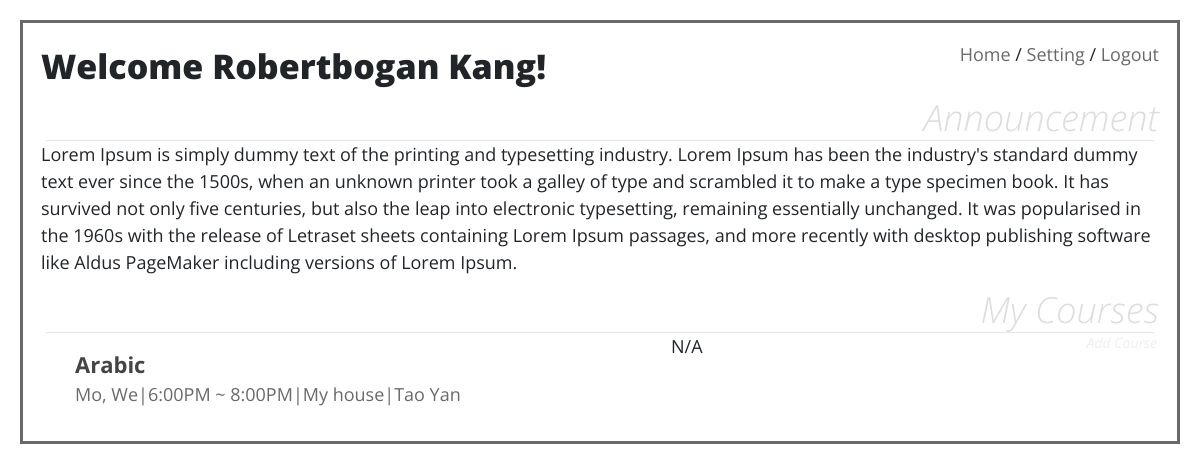
The app's page /studentClassroom/studentMain.php (signed in), older data.
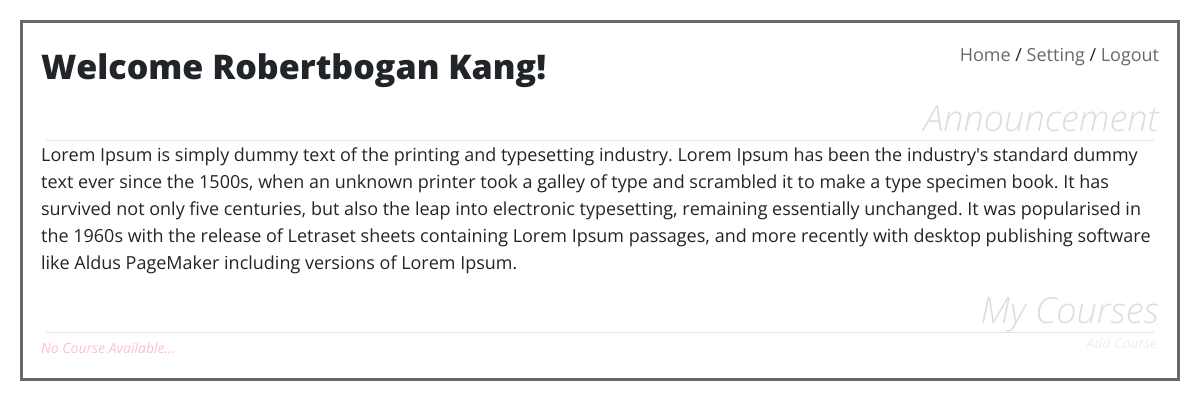
The same page, newer data.
### tables this page shows
CREATE TABLE `student` (
  `id` int(11) NOT NULL AUTO_INCREMENT,
  `username` varchar(45) NOT NULL,
  `email` varchar(45) NOT NULL,
  `password` varchar(45) NOT NULL,
  `fname` varchar(45) NOT NULL,
  `lname` varchar(45) NOT NULL,
  `phone` varchar(45) DEFAULT NULL,
  `address` varchar(256) DEFAULT NULL,
  `status` int(1) NOT NULL,
  PRIMARY KEY (`id`)
);

CREATE TABLE `stucourse` (
  `id` int(11) NOT NULL AUTO_INCREMENT,
  `student_id` int(11) NOT NULL,
  `course_id` int(11) NOT NULL,
  `semester_id` int(11) NOT NULL,
  `grade` varchar(2) DEFAULT NULL,
  `rating` int(11) DEFAULT NULL,
  `comment` varchar(1024) DEFAULT NULL,
  PRIMARY KEY (`id`)
);

CREATE TABLE `addcourse` (
  `id` int(11) NOT NULL AUTO_INCREMENT,
  `course_id` int(11) NOT NULL DEFAULT '0',
  `semcourse_id` int(11) NOT NULL,
  `semester_id` int(11) NOT NULL,
  `cname` varchar(45) NOT NULL,
  `cdetail` varchar(1024) NOT NULL,
  `tid` int(11) NOT NULL DEFAULT '0',
  `tfname` varchar(45) NOT NULL,
  `tlname` varchar(45) NOT NULL,
  `room` varchar(45) NOT NULL,
  `week` varchar(7) NOT NULL,
  `cstart` time NOT NULL,
  `cend` time NOT NULL,
  `rating` double NOT NULL,
  `nrating` int(11) NOT NULL,
  PRIMARY KEY (`id`)
);

### src/inc/courseUtil.php (called while the page is built, shortened)
<?php
class courseUtil
{
    private function weekText($wk)
    {
        switch ($wk) {
            case 1:
                return "Mo";
            case 3:
                return "We";
        }
    }
    public function str2week($str)
    {
        $strarr = str_split($str);
        $strbuilder = "";
        for ($i = 0; $i < count($strarr); $i++) {
            $strbuilder .= $this->weekText($strarr[$i] - '0');
            if ($i != count($strarr) - 1) {
                $strbuilder = $strbuilder . ", ";
            }
        }
        return $strbuilder;
    }
    public function shortenTime($time)
    {
        $stringbuilder = "";
        $arr = explode(":", $time);
        $stringbuilder .= (string)(((int)$arr[0] + 11) % 12 + 1);
        $stringbuilder .= ":";
        $stringbuilder .= $arr[1];
        if ((int)$arr[0] >= 12) {
            $stringbuilder .= "PM";
        } else {
            $stringbuilder .= "AM";
        }
        return $stringbuilder;
    }
}

### src/studentClassroom/studentMain.php (the view, shortened to what this page needs)
<?php include "studentHeader.php"; ?>
<link rel="stylesheet" href="../css/couseSearch.css">
<h1>Welcome <?php echo ucwords($pq['fname']) . " " . ucwords($pq['lname']); ?>!</h1>
<h2>Announcement</h2>
<hr class="hr">
<p>Lorem Ipsum is simply dummy text of the printing and typesetting industry. Lorem Ipsum has been the industry's
    standard dummy text ever since the 1500s, when an unknown printer took a galley of type and scrambled it to make a
    type specimen book. It has survived not only five centuries, but also the leap into electronic typesetting,
    remaining essentially unchanged. It was popularised in the 1960s with the release of Letraset sheets containing
    Lorem Ipsum passages, and more recently with desktop publishing software like Aldus PageMaker including versions of
    Lorem Ipsum.</p>
<h2>My Courses</h2>
<hr class="hr">
<a class="advance" href="selectSemester.php">Add Course</a>
<?php
require_once "../inc/courseUtil.php";
$coursecls = new courseUtil();
$today = date("Y-m-d");
$semester = mysqli_fetch_assoc(mysqli_query($db, "SELECT id FROM semester WHERE end > '$today' AND start<'$today'"));
$semester = $semester['id'];
$myID = $pq['id'];
$myClass = mysqli_query($db, "SELECT * FROM stucourse WHERE student_id=$myID AND semester_id=$semester");
if (mysqli_num_rows($myClass) > 0) {
    while ($rows = mysqli_fetch_assoc($myClass)) {
        $course_id = $rows['course_id'];
        $row = mysqli_fetch_assoc(mysqli_query($db, "SELECT * FROM addcourse WHERE course_id=$course_id AND semester_id=$semester"));
        ?>
        <div class="container-fluid">
            <div class="row">
                <div class="col-sm-7 csdetail">
                    <a class="course"
                       href="../errorPage/featureConstruction.php?scID=<?= $row['semcourse_id'] ?>&cID=<?= $row['course_id'] ?>">
                        <?php
                        echo $row['cname'];
                        ?>
                    </a>
                    <br>
                    <span class="coursedetail">
                                    <?php
                                    echo $coursecls->str2week($row['week']) . "|";
                                    echo $coursecls->shortenTime($row['cstart']) . " ~ " . $coursecls->shortenTime($row['cend']) . "|";
                                    echo $row['room'] . "|";
                                    echo $row['tfname'] . ' ' . $row['tlname'];
                                    echo '<br>';
                                    ?>
                                </span>
                </div>
                <div class="col-sm-5">
                    <span>N/A</span>
                </div>
            </div>
        </div>
        <?
    }
} else { ?>
    <span class="results noresult">No Course Available...</span>
    <?php
}
?>
<?php include "studentFooter.php"; ?>

### src/studentClassroom/studentHeader.php (shortened to what this page needs)
<!DOCTYPE html>
<html lang="en">
<head>
    <link rel="stylesheet" href="../css/reset.css">
    <link rel="stylesheet" href="https://maxcdn.bootstrapcdn.com/bootstrap/4.0.0-beta.2/css/bootstrap.min.css"
>
    <link rel="stylesheet" href="../css/overall.css">
</head>
<body>
<?php
try {
    include "../inc/connect_inc.php";
    if (!isset($_SESSION['pq'])) {
        $username = $_COOKIE['username'];
        $p = mysqli_query($db, "SELECT * FROM student WHERE BINARY username ='$username';");
        $pq = mysqli_fetch_assoc($p);
    } else {
        $pq = $_SESSION['pq'];
    }
} catch (Exception $e) {
    require_once "../errorPage/errorPageFunc.php";
    $cls = new errorPageFunc();
    $cls->sendErrMsg($e->getMessage());
}
?>
<div class="panel">
    <div class="nav">
        <a href="studentMain.php">Home</a>
        / <a href="settingStudent.php?content=0">Setting</a>
        / <a href="../loginSystem/logout.php">Logout</a>
    </div>

### src/studentClassroom/studentFooter.php
</div>
</body>
</html>

### src/css/overall.css (style rules this page uses)
html, html * { font-family: 'Open Sans', sans-serif; -webkit-transition: color 1s, border 1s; -moz-transition: color 1s, border 1s; -ms-transition: color 1s, border 1s; -o-transition: color 1s, border 1s; transition: color 1s, border 1s; }
body { font-size: 18px; }
h1 { font-weight: 900; font-size: 34px; line-height: 150%; }
h2 { font-style: italic; font-weight: 100; font-size: 36px; line-height: 100%; color: #ddd; text-align: right; cursor: default; }
.panel { margin: 20px; padding: 1em; border: 3px dimgray solid; }
.nav { float: right; display: inline-block; }
p { line-height: 150%; }
a { color: dimgray; text-decoration: none; }
hr { margin: 5px; }

### src/css/couseSearch.css (style rules this page uses)
.advance, .advance:visited { font-size: 14px; font-style: italic; padding: 2px; margin: 0; border-bottom: 1px white solid; border-left: 0; border-right: 0; border-top: 1px white dashed; float: right; color: #eee; line-height: 100%; display: block; }
.results { font-size: 14px; font-style: italic; text-align: right; color: lightgray; line-height: 100%; }
.noresult { color: pink; display: inline-block; }
.hr { margin-top: -4px; margin-bottom: 0; }
.course { font-size: 22px; font-weight: 700; }
.course:visited, .course:link { color: #444; }
.coursedetail { color: dimgray; }
.csdetail { padding: 15px; border-left: 4px white double; max-width: 800px; display: inline-block; -webkit-transition: border .5s; -moz-transition: border .5s; -ms-transition: border .5s; -o-transition: border .5s; transition: border .5s; }

Row changes from the older to the newer data that the page shows:
removed stucourse: addcourse.cname "Arabic", addcourse.week "Mo, We", addcourse.cstart "6:00PM", addcourse.cend "8:00PM", addcourse.room "My house", addcourse.tfname "Tao", addcourse.tlname "Yan"
Text that changed along with them:
text now shown: "No Course Available..."
